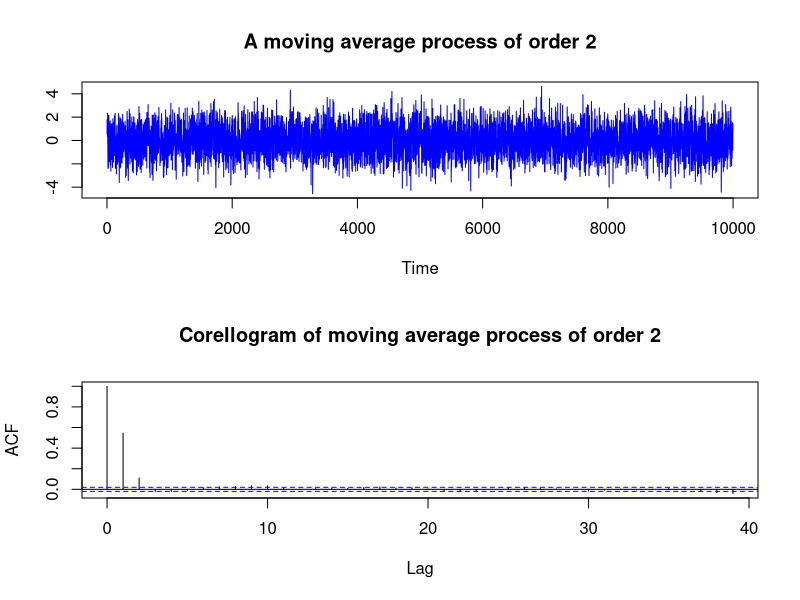

The R source for this figure:
# Generate noise
noise = rnorm(10000)

# Introduce a variable 
ma_2 = NULL

# Loop for generating MA(2) process
for(i in 3:10000){
	ma_2[i] = noise[i] + 0.7*noise[i-1] + 0.2*noise[i-2]
}

# Shift data to the left by 2 steps
moving_average_process = ma_2[3:10000]

# Put time series structure on a vanilla data
moving_average_process = ts(moving_average_process)

# Partition ooutput graphics as a multi frame of 2 rows and 1 column
par(mfrow=c(2,1))

# Plot the process and plot its acf
plot(moving_average_process,main='A moving average process of order 2',ylab='',col='blue')
acf(moving_average_process,main='Corellogram of moving average process of order 2')